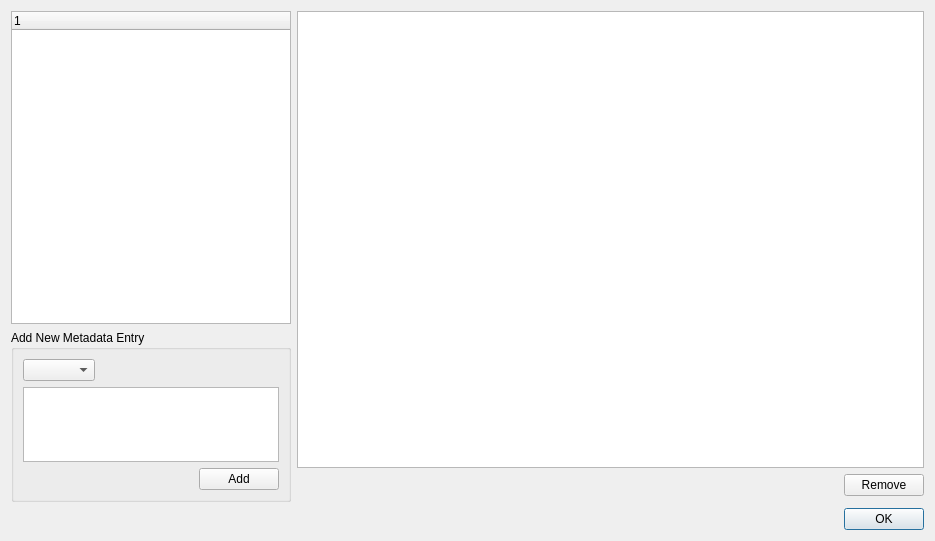
<?xml version="1.0" encoding="UTF-8"?>
<ui version="4.0">
 <class>MetadataDialog</class>
 <widget class="QDialog" name="MetadataDialog">
  <property name="geometry">
   <rect>
    <x>0</x>
    <y>0</y>
    <width>935</width>
    <height>541</height>
   </rect>
  </property>
  <property name="windowTitle">
   <string>Metadata Dialog</string>
  </property>
  <layout class="QVBoxLayout" name="verticalLayout_5">
   <item>
    <layout class="QHBoxLayout" name="horizontalLayout_5">
     <item>
      <layout class="QVBoxLayout" name="verticalLayout_2">
       <item>
        <widget class="QTreeWidget" name="meta_tree">
         <property name="sizePolicy">
          <sizepolicy hsizetype="Preferred" vsizetype="Expanding">
           <horstretch>0</horstretch>
           <verstretch>0</verstretch>
          </sizepolicy>
         </property>
         <property name="alternatingRowColors">
          <bool>true</bool>
         </property>
         <column>
          <property name="text">
           <string notr="true">1</string>
          </property>
         </column>
        </widget>
       </item>
       <item>
        <widget class="QGroupBox" name="add_simple_entry_group">
         <property name="enabled">
          <bool>true</bool>
         </property>
         <property name="sizePolicy">
          <sizepolicy hsizetype="Fixed" vsizetype="Fixed">
           <horstretch>200</horstretch>
           <verstretch>75</verstretch>
          </sizepolicy>
         </property>
         <property name="title">
          <string>Add New Metadata Entry</string>
         </property>
         <layout class="QVBoxLayout" name="verticalLayout">
          <item>
           <layout class="QHBoxLayout" name="horizontalLayout_4">
            <item>
             <widget class="QComboBox" name="meta_name_combobox">
              <property name="minimumSize">
               <size>
                <width>70</width>
                <height>0</height>
               </size>
              </property>
              <property name="sizeAdjustPolicy">
               <enum>QComboBox::AdjustToContents</enum>
              </property>
             </widget>
            </item>
            <item>
             <spacer name="horizontalSpacer_4">
              <property name="orientation">
               <enum>Qt::Horizontal</enum>
              </property>
              <property name="sizeHint" stdset="0">
               <size>
                <width>40</width>
                <height>20</height>
               </size>
              </property>
             </spacer>
            </item>
           </layout>
          </item>
          <item>
           <widget class="QTextEdit" name="value_editor">
            <property name="sizePolicy">
             <sizepolicy hsizetype="Preferred" vsizetype="Fixed">
              <horstretch>0</horstretch>
              <verstretch>0</verstretch>
             </sizepolicy>
            </property>
            <property name="minimumSize">
             <size>
              <width>0</width>
              <height>75</height>
             </size>
            </property>
            <property name="maximumSize">
             <size>
              <width>16777215</width>
              <height>75</height>
             </size>
            </property>
           </widget>
          </item>
          <item>
           <layout class="QHBoxLayout" name="horizontalLayout">
            <item>
             <spacer name="horizontalSpacer_3">
              <property name="orientation">
               <enum>Qt::Horizontal</enum>
              </property>
              <property name="sizeHint" stdset="0">
               <size>
                <width>40</width>
                <height>20</height>
               </size>
              </property>
             </spacer>
            </item>
            <item>
             <widget class="QPushButton" name="add_simple_entry_button">
              <property name="text">
               <string>Add</string>
              </property>
             </widget>
            </item>
           </layout>
          </item>
         </layout>
        </widget>
       </item>
      </layout>
     </item>
     <item>
      <layout class="QVBoxLayout" name="verticalLayout_4">
       <item>
        <layout class="QVBoxLayout" name="verticalLayout_3">
         <item>
          <widget class="QTableWidget" name="meta_table">
           <property name="alternatingRowColors">
            <bool>true</bool>
           </property>
          </widget>
         </item>
         <item>
          <layout class="QHBoxLayout" name="horizontalLayout_3">
           <item>
            <spacer name="horizontalSpacer_2">
             <property name="orientation">
              <enum>Qt::Horizontal</enum>
             </property>
             <property name="sizeHint" stdset="0">
              <size>
               <width>40</width>
               <height>20</height>
              </size>
             </property>
            </spacer>
           </item>
           <item>
            <widget class="QPushButton" name="remove_button">
             <property name="text">
              <string>Remove</string>
             </property>
            </widget>
           </item>
          </layout>
         </item>
        </layout>
       </item>
       <item>
        <widget class="QWidget" name="widget_placeholder" native="true"/>
       </item>
      </layout>
     </item>
    </layout>
   </item>
   <item>
    <layout class="QHBoxLayout" name="horizontalLayout_2">
     <item>
      <spacer name="horizontalSpacer">
       <property name="orientation">
        <enum>Qt::Horizontal</enum>
       </property>
       <property name="sizeHint" stdset="0">
        <size>
         <width>708</width>
         <height>20</height>
        </size>
       </property>
      </spacer>
     </item>
     <item>
      <widget class="QDialogButtonBox" name="buttonBox">
       <property name="orientation">
        <enum>Qt::Horizontal</enum>
       </property>
       <property name="standardButtons">
        <set>QDialogButtonBox::Ok</set>
       </property>
      </widget>
     </item>
    </layout>
   </item>
  </layout>
 </widget>
 <resources/>
 <connections>
  <connection>
   <sender>buttonBox</sender>
   <signal>accepted()</signal>
   <receiver>MetadataDialog</receiver>
   <slot>accept()</slot>
   <hints>
    <hint type="sourcelabel">
     <x>248</x>
     <y>254</y>
    </hint>
    <hint type="destinationlabel">
     <x>157</x>
     <y>274</y>
    </hint>
   </hints>
  </connection>
  <connection>
   <sender>buttonBox</sender>
   <signal>rejected()</signal>
   <receiver>MetadataDialog</receiver>
   <slot>reject()</slot>
   <hints>
    <hint type="sourcelabel">
     <x>316</x>
     <y>260</y>
    </hint>
    <hint type="destinationlabel">
     <x>286</x>
     <y>274</y>
    </hint>
   </hints>
  </connection>
 </connections>
</ui>
